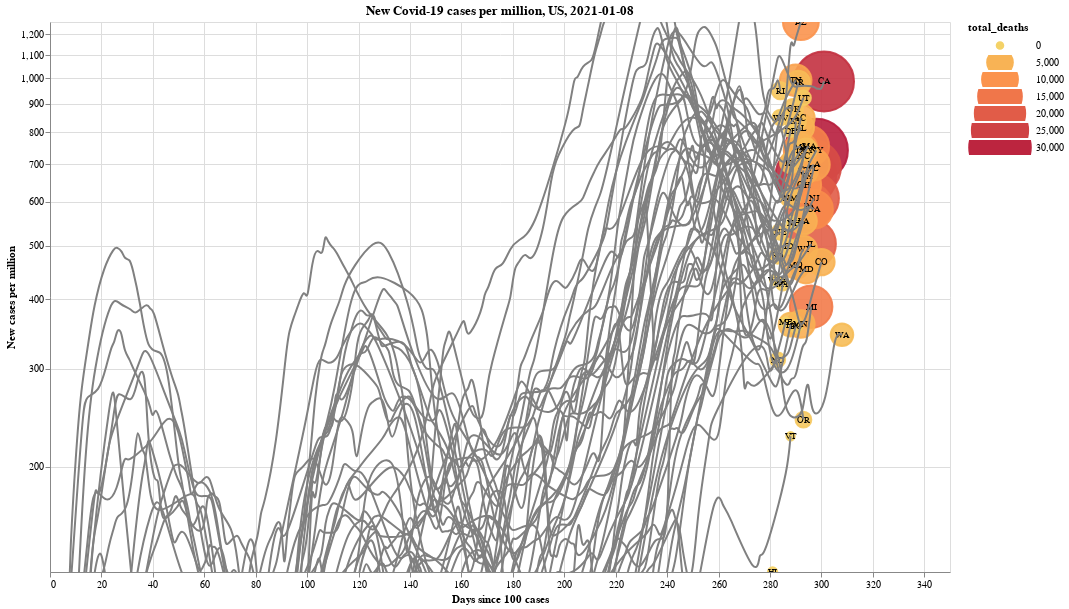

This figure's notebook cell:
### Code cell
us_tooltip=[
    alt.Tooltip('location:N'),
    alt.Tooltip('date:T'),
    alt.Tooltip('new_cases:Q', format=',.0f'),
    alt.Tooltip('new_cases_per_million:Q', format=',.0f'),
    alt.Tooltip('total_cases:Q', format=',.0f'),
    alt.Tooltip('total_cases_per_million:Q', format=',.0f'),
    alt.Tooltip('total_deaths:Q', format=',.0f'),
    alt.Tooltip('total_deaths_per_million:Q', format=',.0f')
]

#us_df[us_df.abbr != 'MA']
us_timeseries = timeseries_chart(
    us_df,
    y='new_cases_per_million',
    line_quantile=0, 
    tooltip=us_tooltip,
    title='New Covid-19 cases per million, US, {0}'.format(date_str),
    width=900,
    height=550
)
display(us_timeseries)

### Figure 1 — Vega-Lite specification as saved in the notebook (floating-point values rounded to 4 significant figures; data arrays with more than 128 entries replaced by an {"elided": "..."} marker saying what was removed)
{"config": {"view": {"continuousWidth": 400, "continuousHeight": 300}}, "layer": [{"mark": "point", "encoding": {"color": {"type": "quantitative", "field": "total_deaths", "scale": {"scheme": "goldred"}}, "fill": {"type": "quantitative", "field": "total_deaths", "scale": {"scheme": "goldred"}}, "opacity": {"condition": {"value": 0.75, "selection": {"not": "selector003"}}, "value": 0.9}, "order": {"type": "quantitative", "field": "total_deaths", "sort": "descending"}, "size": {"type": "quantitative", "field": "total_deaths", "legend": {"clipHeight": 15}, "scale": {"range": [50, 4000]}}, "tooltip": [{"type": "nominal", "field": "location"}, {"type": "temporal", "field": "date"}, {"type": "quantitative", "field": "new_cases", "format": ",.0f"}, {"type": "quantitative", "field": "new_cases_per_million", "format": ",.0f"}, {"type": "quantitative", "field": "total_cases", "format": ",.0f"}, {"type": "quantitative", "field": "total_cases_per_million", "format": ",.0f"}, {"type": "quantitative", "field": "total_deaths", "format": ",.0f"}, {"type": "quantitative", "field": "total_deaths_per_million", "format": ",.0f"}], "x": {"type": "quantitative", "field": "days_since", "title": "Days since 100 cases"}, "y": {"type": "quantitative", "field": "new_cases_per_million", "scale": {"base": 2, "domain": [129.2, 1264.0], "type": "log"}, "title": "New cases per million"}}, "selection": {"selector004": {"type": "interval", "bind": "scales", "encodings": ["x", "y"]}, "selector003": {"type": "single", "on": "mouseover", "fields": ["location"]}}}, {"mark": {"type": "text", "align": "center", "baseline": "middle", "size": 9}, "encoding": {"text": {"type": "nominal", "field": "abbr"}, "x": {"type": "quantitative", "field": "days_since", "title": "Days since 100 cases"}, "y": {"type": "quantitative", "field": "new_cases_per_million", "scale": {"base": 2, "domain": [129.2, 1264.0], "type": "log"}, "title": "New cases per million"}}}, {"data": {"name": "data-43c8e3cd2dfa4406fd8c736b6928f069"}, "mark": {"type": "line", "color": "gray", "interpolate": "basis"}, "encoding": {"detail": {"type": "nominal", "field": "location"}, "opacity": {"condition": {"value": 0.2, "selection": {"not": "selector003"}}, "value": 1.0}, "order": {"type": "quantitative", "field": "days_since"}, "x": {"type": "quantitative", "field": "days_since", "title": "Days since 100 cases"}, "y": {"type": "quantitative", "field": "new_cases_per_million", "scale": {"base": 2, "domain": [129.2, 1264.0], "type": "log"}, "title": "New cases per million"}}}], "data": {"name": "data-1d8e3b79a97140b1b3e536ddd20d0742"}, "height": 550, "title": "New Covid-19 cases per million, US, 2021-01-08", "width": 900, "$schema": "https://vega.github.io/schema/vega-lite/v4.8.1.json", "datasets": {"data-1d8e3b79a97140b1b3e536ddd20d0742": [{"abbr": "HI", "location": "Hawaii", "date": "2021-01-07T00:00:00", "population": 1416000.0, "total_cases": 23110.0, "total_cases_per_million": 16320.0, "total_deaths": 299.0, "total_deaths_per_million": 211.2, "new_deaths": 1.571, "new_cases": 183.0, "new_cases_per_million": 129.2, "min_date": "2020-04-01T00:00:00", "days_since": 281}, {"abbr": "WY", "location": "Wyoming", "date": "2021-01-07T00:00:00", "population": 578800.0, "total_cases": 46170.0, "total_cases_per_million": 79770.0, "total_deaths": 489.0, "total_deaths_per_million": 844.9, "new_deaths": 7.286, "new_cases": 251.3, "new_cases_per_million": 434.2, "min_date": "2020-03-31T00:00:00", "days_since": 282}, {"abbr": "SD", "location": "South Dakota", "date": "2021-01-07T00:00:00", "population": 884700.0, "total_cases": 102100.0, "total_cases_per_million": 115400.0, "total_deaths": 1544.0, "total_deaths_per_million": 1745.0, "new_deaths": 8.0, "new_cases": 424.0, "new_cases_per_million": 479.3, "min_date": "2020-03-30T00:00:00", "days_since": 283}, {"abbr": "ND", "location": "North Dakota", "date": "2021-01-07T00:00:00", "population": 762100.0, "total_cases": 94160.0, "total_cases_per_million": 123600.0, "total_deaths": 1348.0, "total_deaths_per_million": 1769.0, "new_deaths": 8.429, "new_cases": 237.3, "new_cases_per_million": 311.4, "min_date": "2020-03-30T00:00:00", "days_since": 283}, {"abbr": "WV", "location": "West Virginia", "date": "2021-01-07T00:00:00", "population": 1792000.0, "total_cases": 96000.0, "total_cases_per_million": 53570.0, "total_deaths": 1518.0, "total_deaths_per_million": 847.0, "new_deaths": 25.71, "new_cases": 1524.0, "new_cases_per_million": 850.4, "min_date": "2020-03-29T00:00:00", "days_since": 284}, {"abbr": "AK", "location": "Alaska", "date": "2021-01-07T00:00:00", "population": 731500.0, "total_cases": 47660.0, "total_cases_per_million": 65150.0, "total_deaths": 223.0, "total_deaths_per_million": 304.8, "new_deaths": 2.429, "new_cases": 314.1, "new_cases_per_million": 429.4, "min_date": "2020-03-29T00:00:00", "days_since": 284}, {"abbr": "NE", "location": "Nebraska", "date": "2021-01-07T00:00:00", "population": 1934000.0, "total_cases": 172500.0, "total_cases_per_million": 89160.0, "total_deaths": 1703.0, "total_deaths_per_million": 880.4, "new_deaths": 13.14, "new_cases": 1025.0, "new_cases_per_million": 529.7, "min_date": "2020-03-29T00:00:00", "days_since": 284}, {"abbr": "RI", "location": "Rhode Island", "date": "2021-01-07T00:00:00", "population": 1059000.0, "total_cases": 96590.0, "total_cases_per_million": 91180.0, "total_deaths": 1910.0, "total_deaths_per_million": 1803.0, "new_deaths": 14.43, "new_cases": 1007.0, "new_cases_per_million": 950.7, "min_date": "2020-03-29T00:00:00", "days_since": 284}, {"abbr": "MT", "location": "Montana", "date": "2021-01-07T00:00:00", "population": 1069000.0, "total_cases": 84750.0, "total_cases_per_million": 79300.0, "total_deaths": 1038.0, "total_deaths_per_million": 971.2, "new_deaths": 11.0, "new_cases": 456.4, "new_cases_per_million": 427.1, "min_date": "2020-03-28T00:00:00", "days_since": 285}, {"abbr": "ME", "location": "Maine", "date": "2021-01-07T00:00:00", "population": 1344000.0, "total_cases": 27620.0, "total_cases_per_million": 20550.0, "total_deaths": 385.0, "total_deaths_per_million": 286.4, "new_deaths": 5.429, "new_cases": 489.1, "new_cases_per_million": 363.9, "min_date": "2020-03-27T00:00:00", "days_since": 286}, {"abbr": "ID", "location": "Idaho", "date": "2021-01-07T00:00:00", "population": 1787000.0, "total_cases": 146100.0, "total_cases_per_million": 81760.0, "total_deaths": 1488.0, "total_deaths_per_million": 832.7, "new_deaths": 12.14, "new_cases": 891.7, "new_cases_per_million": 499.0, "min_date": "2020-03-26T00:00:00", "days_since": 287}, {"abbr": "DE", "location": "Delaware", "date": "2021-01-07T00:00:00", "population": 973800.0, "total_cases": 62950.0, "total_cases_per_million": 64650.0, "total_deaths": 949.0, "total_deaths_per_million": 974.6, "new_deaths": 3.286, "new_cases": 784.7, "new_cases_per_million": 805.9, "min_date": "2020-03-25T00:00:00", "days_since": 288}, {"abbr": "IA", "location": "Iowa", "date": "2021-01-07T00:00:00", "population": 3155000.0, "total_cases": 247100.0, "total_cases_per_million": 78330.0, "total_deaths": 4065.0, "total_deaths_per_million": 1288.0, "new_deaths": 24.86, "new_cases": 1137.0, "new_cases_per_million": 360.4, "min_date": "2020-03-25T00:00:00", "days_since": 288}, {"abbr": "VT", "location": "Vermont", "date": "2021-01-07T00:00:00", "population": 624000.0, "total_cases": 8403.0, "total_cases_per_million": 13470.0, "total_deaths": 155.0, "total_deaths_per_million": 248.4, "new_deaths": 2.714, "new_cases": 141.6, "new_cases_per_million": 226.9, "min_date": "2020-03-25T00:00:00", "days_since": 288}, {"abbr": "KS", "location": "Kansas", "date": "2021-01-07T00:00:00", "population": 2913000.0, "total_cases": 236800.0, "total_cases_per_million": 81290.0, "total_deaths": 3027.0, "total_deaths_per_million": 1039.0, "new_deaths": 40.86, "new_cases": 2055.0, "new_cases_per_million": 705.4, "min_date": "2020-03-25T00:00:00", "days_since": 288}, {"abbr": "NM", "location": "New Mexico", "date": "2021-01-07T00:00:00", "population": 2097000.0, "total_cases": 151800.0, "total_cases_per_million": 72400.0, "total_deaths": 2680.0, "total_deaths_per_million": 1278.0, "new_deaths": 29.0, "new_cases": 1279.0, "new_cases_per_million": 610.1, "min_date": "2020-03-25T00:00:00", "days_since": 288}, {"abbr": "OK", "location": "Oklahoma", "date": "2021-01-07T00:00:00", "population": 3957000.0, "total_cases": 315400.0, "total_cases_per_million": 79700.0, "total_deaths": 2672.0, "total_deaths_per_million": 675.3, "new_deaths": 26.14, "new_cases": 3488.0, "new_cases_per_million": 881.6, "min_date": "2020-03-24T00:00:00", "days_since": 289}, {"abbr": "NH", "location": "New Hampshire", "date": "2021-01-07T00:00:00", "population": 1360000.0, "total_cases": 49260.0, "total_cases_per_million": 36230.0, "total_deaths": 827.0, "total_deaths_per_million": 608.2, "new_deaths": 9.714, "new_cases": 747.6, "new_cases_per_million": 549.8, "min_date": "2020-03-24T00:00:00", "days_since": 289}, {"abbr": "DC", "location": "District of Columbia", "date": "2021-01-07T00:00:00", "population": 705700.0, "total_cases": 30750.0, "total_cases_per_million": 43570.0, "total_deaths": 808.0, "total_deaths_per_million": 1145.0, "new_deaths": 3.143, "new_cases": 252.4, "new_cases_per_million": 357.7, "min_date": "2020-03-23T00:00:00", "days_since": 290}, {"abbr": "KY", "location": "Kentucky", "date": "2021-01-07T00:00:00", "population": 4468000.0, "total_cases": 291400.0, "total_cases_per_million": 65230.0, "total_deaths": 2843.0, "total_deaths_per_million": 636.3, "new_deaths": 31.43, "new_cases": 3738.0, "new_cases_per_million": 836.7, "min_date": "2020-03-23T00:00:00", "days_since": 290}, {"abbr": "TN", "location": "Tennessee", "date": "2021-01-07T00:00:00", "population": 6829000.0, "total_cases": 634200.0, "total_cases_per_million": 92870.0, "total_deaths": 7492.0, "total_deaths_per_million": 1097.0, "new_deaths": 83.57, "new_cases": 6776.0, "new_cases_per_million": 992.3, "min_date": "2020-03-23T00:00:00", "days_since": 290}, {"abbr": "MO", "location": "Missouri", "date": "2021-01-07T00:00:00", "population": 6137000.0, "total_cases": 412400.0, "total_cases_per_million": 67200.0, "total_deaths": 5882.0, "total_deaths_per_million": 958.4, "new_deaths": 51.86, "new_cases": 2837.0, "new_cases_per_million": 462.2, "min_date": "2020-03-23T00:00:00", "days_since": 290}, {"abbr": "AR", "location": "Arkansas", "date": "2021-01-07T00:00:00", "population": 3018000.0, "total_cases": 245900.0, "total_cases_per_million": 81490.0, "total_deaths": 3926.0, "total_deaths_per_million": 1301.0, "new_deaths": 35.71, "new_cases": 2968.0, "new_cases_per_million": 983.6, "min_date": "2020-03-22T00:00:00", "days_since": 291}, {"abbr": "AZ", "location": "Arizona", "date": "2021-01-07T00:00:00", "population": 7279000.0, "total_cases": 584600.0, "total_cases_per_million": 80320.0, "total_deaths": 9741.0, "total_deaths_per_million": 1338.0, "new_deaths": 125.3, "new_cases": 9198.0, "new_cases_per_million": 1264.0, "min_date": "2020-03-21T00:00:00", "days_since": 292}, {"abbr": "MS", "location": "Mississippi", "date": "2021-01-07T00:00:00", "population": 2976000.0, "total_cases": 231500.0, "total_cases_per_million": 77780.0, "total_deaths": 5061.0, "total_deaths_per_million": 1701.0, "new_deaths": 39.14, "new_cases": 2240.0, "new_cases_per_million": 752.6, "min_date": "2020-03-21T00:00:00", "days_since": 292}, {"abbr": "MN", "location": "Minnesota", "date": "2021-01-07T00:00:00", "population": 5640000.0, "total_cases": 429600.0, "total_cases_per_million": 76170.0, "total_deaths": 5572.0, "total_deaths_per_million": 988.0, "new_deaths": 35.57, "new_cases": 2038.0, "new_cases_per_million": 361.4, "min_date": "2020-03-21T00:00:00", "days_since": 292}, {"abbr": "SC", "location": "South Carolina", "date": "2021-01-07T00:00:00", "population": 5149000.0, "total_cases": 338100.0, "total_cases_per_million": 65670.0, "total_deaths": 5661.0, "total_deaths_per_million": 1099.0, "new_deaths": 52.14, "new_cases": 4372.0, "new_cases_per_million": 849.2, "min_date": "2020-03-21T00:00:00", "days_since": 292}, {"abbr": "AL", "location": "Alabama", "date": "2021-01-07T00:00:00", "population": 4903000.0, "total_cases": 389200.0, "total_cases_per_million": 79380.0, "total_deaths": 5080.0, "total_deaths_per_million": 1036.0, "new_deaths": 36.14, "new_cases": 4001.0, "new_cases_per_million": 815.9, "min_date": "2020-03-21T00:00:00", "days_since": 292}, {"abbr": "IN", "location": "Indiana", "date": "2021-01-07T00:00:00", "population": 6732000.0, "total_cases": 546500.0, "total_cases_per_million": 81180.0, "total_deaths": 8823.0, "total_deaths_per_million": 1311.0, "new_deaths": 80.0, "new_cases": 5002.0, "new_cases_per_million": 743.0, "min_date": "2020-03-21T00:00:00", "days_since": 292}, {"abbr": "NC", "location": "North Carolina", "date": "2021-01-07T00:00:00", "population": 10490000.0, "total_cases": 592700.0, "total_cases_per_million": 56520.0, "total_deaths": 7213.0, "total_deaths_per_million": 687.7, "new_deaths": 66.43, "new_cases": 7600.0, "new_cases_per_million": 724.6, "min_date": "2020-03-20T00:00:00", "days_since": 293}, {"abbr": "WI", "location": "Wisconsin", "date": "2021-01-07T00:00:00", "population": 5822000.0, "total_cases": 540500.0, "total_cases_per_million": 92830.0, "total_deaths": 5477.0, "total_deaths_per_million": 940.7, "new_deaths": 33.57, "new_cases": 2867.0, "new_cases_per_million": 492.4, "min_date": "2020-03-20T00:00:00", "days_since": 293}, {"abbr": "OR", "location": "Oregon", "date": "2021-01-07T00:00:00", "population": 4218000.0, "total_cases": 121100.0, "total_cases_per_million": 28710.0, "total_deaths": 1568.0, "total_deaths_per_million": 371.8, "new_deaths": 13.0, "new_cases": 1025.0, "new_cases_per_million": 243.1, "min_date": "2020-03-20T00:00:00", "days_since": 293}, {"abbr": "CT", "location": "Connecticut", "date": "2021-01-07T00:00:00", "population": 3565000.0, "total_cases": 202800.0, "total_cases_per_million": 56870.0, "total_deaths": 6287.0, "total_deaths_per_million": 1763.0, "new_deaths": 41.71, "new_cases": 2436.0, "new_cases_per_million": 683.2, "min_date": "2020-03-20T00:00:00", "days_since": 293}, {"abbr": "VA", "location": "Virginia", "date": "2021-01-07T00:00:00", "population": 8536000.0, "total_cases": 382700.0, "total_cases_per_million": 44830.0, "total_deaths": 5275.0, "total_deaths_per_million": 618.0, "new_deaths": 34.71, "new_cases": 4728.0, "new_cases_per_million": 553.9, "min_date": "2020-03-20T00:00:00", "days_since": 293}, {"abbr": "UT", "location": "Utah", "date": "2021-01-07T00:00:00", "population": 3206000.0, "total_cases": 297300.0, "total_cases_per_million": 92740.0, "total_deaths": 1359.0, "total_deaths_per_million": 423.9, "new_deaths": 12.86, "new_cases": 2958.0, "new_cases_per_million": 922.6, "min_date": "2020-03-20T00:00:00", "days_since": 293}, {"abbr": "OH", "location": "Ohio", "date": "2021-01-07T00:00:00", "population": 11690000.0, "total_cases": 753100.0, "total_cases_per_million": 64420.0, "total_deaths": 9462.0, "total_deaths_per_million": 809.5, "new_deaths": 71.43, "new_cases": 7527.0, "new_cases_per_million": 643.9, "min_date": "2020-03-20T00:00:00", "days_since": 293}, {"abbr": "MD", "location": "Maryland", "date": "2021-01-07T00:00:00", "population": 6046000.0, "total_cases": 295900.0, "total_cases_per_million": 48940.0, "total_deaths": 6173.0, "total_deaths_per_million": 1021.0, "new_deaths": 39.71, "new_cases": 2745.0, "new_cases_per_million": 454.0, "min_date": "2020-03-19T00:00:00", "days_since": 294}, {"abbr": "TX", "location": "Texas", "date": "2021-01-07T00:00:00", "population": 29000000.0, "total_cases": 1892000.0, "total_cases_per_million": 65240.0, "total_deaths": 28940.0, "total_deaths_per_million": 998.0, "new_deaths": 214.4, "new_cases": 19370.0, "new_cases_per_million": 667.9, "min_date": "2020-03-19T00:00:00", "days_since": 294}, {"abbr": "NV", "location": "Nevada", "date": "2021-01-07T00:00:00", "population": 3080000.0, "total_cases": 240800.0, "total_cases_per_million": 78180.0, "total_deaths": 3339.0, "total_deaths_per_million": 1084.0, "new_deaths": 30.57, "new_cases": 2295.0, "new_cases_per_million": 745.0, "min_date": "2020-03-19T00:00:00", "days_since": 294}, {"abbr": "PA", "location": "Pennsylvania", "date": "2021-01-07T00:00:00", "population": 12800000.0, "total_cases": 693100.0, "total_cases_per_million": 54140.0, "total_deaths": 17180.0, "total_deaths_per_million": 1342.0, "new_deaths": 171.6, "new_cases": 7537.0, "new_cases_per_million": 588.8, "min_date": "2020-03-18T00:00:00", "days_since": 295}, {"abbr": "MA", "location": "Massachusetts", "date": "2021-01-07T00:00:00", "population": 6893000.0, "total_cases": 411600.0, "total_cases_per_million": 59720.0, "total_deaths": 12910.0, "total_deaths_per_million": 1873.0, "new_deaths": 69.43, "new_cases": 5203.0, "new_cases_per_million": 754.9, "min_date": "2020-03-18T00:00:00", "days_since": 295}, {"abbr": "IL", "location": "Illinois", "date": "2021-01-07T00:00:00", "population": 12670000.0, "total_cases": 1008000.0, "total_cases_per_million": 79550.0, "total_deaths": 18940.0, "total_deaths_per_million": 1495.0, "new_deaths": 137.6, "new_cases": 6379.0, "new_cases_per_million": 503.4, "min_date": "2020-03-17T00:00:00", "days_since": 296}, {"abbr": "MI", "location": "Michigan", "date": "2021-01-07T00:00:00", "population": 9987000.0, "total_cases": 555700.0, "total_cases_per_million": 55650.0, "total_deaths": 13870.0, "total_deaths_per_million": 1389.0, "new_deaths": 122.1, "new_cases": 3875.0, "new_cases_per_million": 388.0, "min_date": "2020-03-17T00:00:00", "days_since": 296}, {"abbr": "NJ", "location": "New Jersey", "date": "2021-01-07T00:00:00", "population": 8882000.0, "total_cases": 564800.0, "total_cases_per_million": 63590.0, "total_deaths": 19650.0, "total_deaths_per_million": 2212.0, "new_deaths": 86.29, "new_cases": 5403.0, "new_cases_per_million": 608.3, "min_date": "2020-03-16T00:00:00", "days_since": 297}, {"abbr": "LA", "location": "Louisiana", "date": "2021-01-07T00:00:00", "population": 4649000.0, "total_cases": 338100.0, "total_cases_per_million": 72720.0, "total_deaths": 7728.0, "total_deaths_per_million": 1662.0, "new_deaths": 34.29, "new_cases": 3254.0, "new_cases_per_million": 700.0, "min_date": "2020-03-16T00:00:00", "days_since": 297}, {"abbr": "GA", "location": "Georgia", "date": "2021-01-07T00:00:00", "population": 10620000.0, "total_cases": 609900.0, "total_cases_per_million": 57440.0, "total_deaths": 11230.0, "total_deaths_per_million": 1058.0, "new_deaths": 42.29, "new_cases": 6170.0, "new_cases_per_million": 581.1, "min_date": "2020-03-16T00:00:00", "days_since": 297}, {"abbr": "FL", "location": "Florida", "date": "2021-01-07T00:00:00", "population": 21480000.0, "total_cases": 1404000.0, "total_cases_per_million": 65390.0, "total_deaths": 22820.0, "total_deaths_per_million": 1062.0, "new_deaths": 118.1, "new_cases": 14840.0, "new_cases_per_million": 690.7, "min_date": "2020-03-16T00:00:00", "days_since": 297}, {"abbr": "NY", "location": "New York", "date": "2021-01-07T00:00:00", "population": 19450000.0, "total_cases": 1075000.0, "total_cases_per_million": 55280.0, "total_deaths": 31160.0, "total_deaths_per_million": 1602.0, "new_deaths": 160.6, "new_cases": 14440.0, "new_cases_per_million": 742.4, "min_date": "2020-03-15T00:00:00", "days_since": 298}, {"abbr": "CO", "location": "Colorado", "date": "2021-01-07T00:00:00", "population": 5759000.0, "total_cases": 352900.0, "total_cases_per_million": 61280.0, "total_deaths": 5102.0, "total_deaths_per_million": 886.0, "new_deaths": 41.14, "new_cases": 2689.0, "new_cases_per_million": 467.0, "min_date": "2020-03-13T00:00:00", "days_since": 300}, {"abbr": "CA", "location": "California", "date": "2021-01-07T00:00:00", "population": 39510000.0, "total_cases": 2519000.0, "total_cases_per_million": 63740.0, "total_deaths": 28040.0, "total_deaths_per_million": 709.8, "new_deaths": 379.9, "new_cases": 39030.0, "new_cases_per_million": 987.9, "min_date": "2020-03-12T00:00:00", "days_since": 301}, {"abbr": "WA", "location": "Washington", "date": "2021-01-07T00:00:00", "population": 7615000.0, "total_cases": 260800.0, "total_cases_per_million": 34240.0, "total_deaths": 3605.0, "total_deaths_per_million": 473.4, "new_deaths": 26.43, "new_cases": 2632.0, "new_cases_per_million": 345.6, "min_date": "2020-03-05T00:00:00", "days_since": 308}], "data-43c8e3cd2dfa4406fd8c736b6928f069": {"elided": "5071 records"}}}
